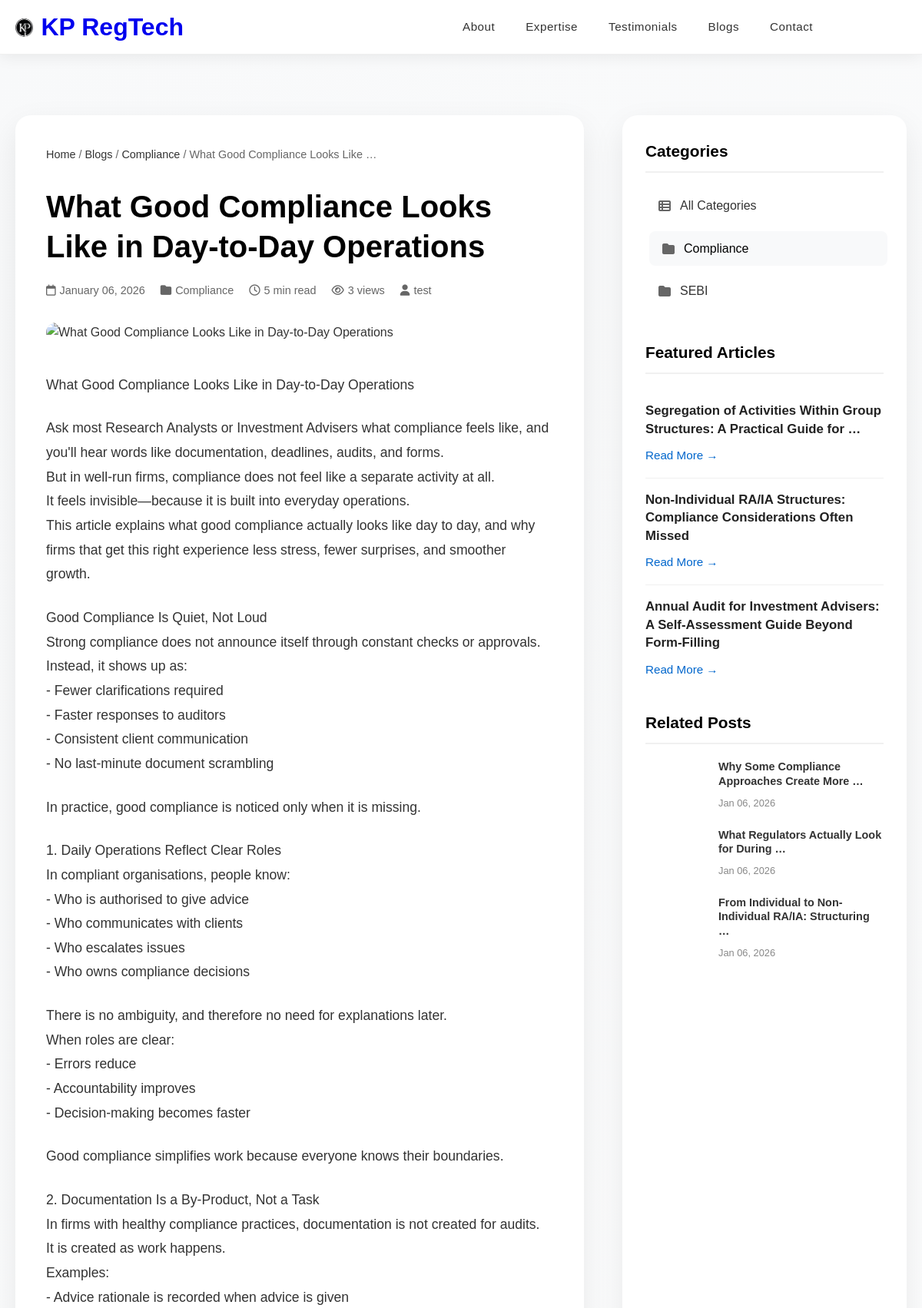
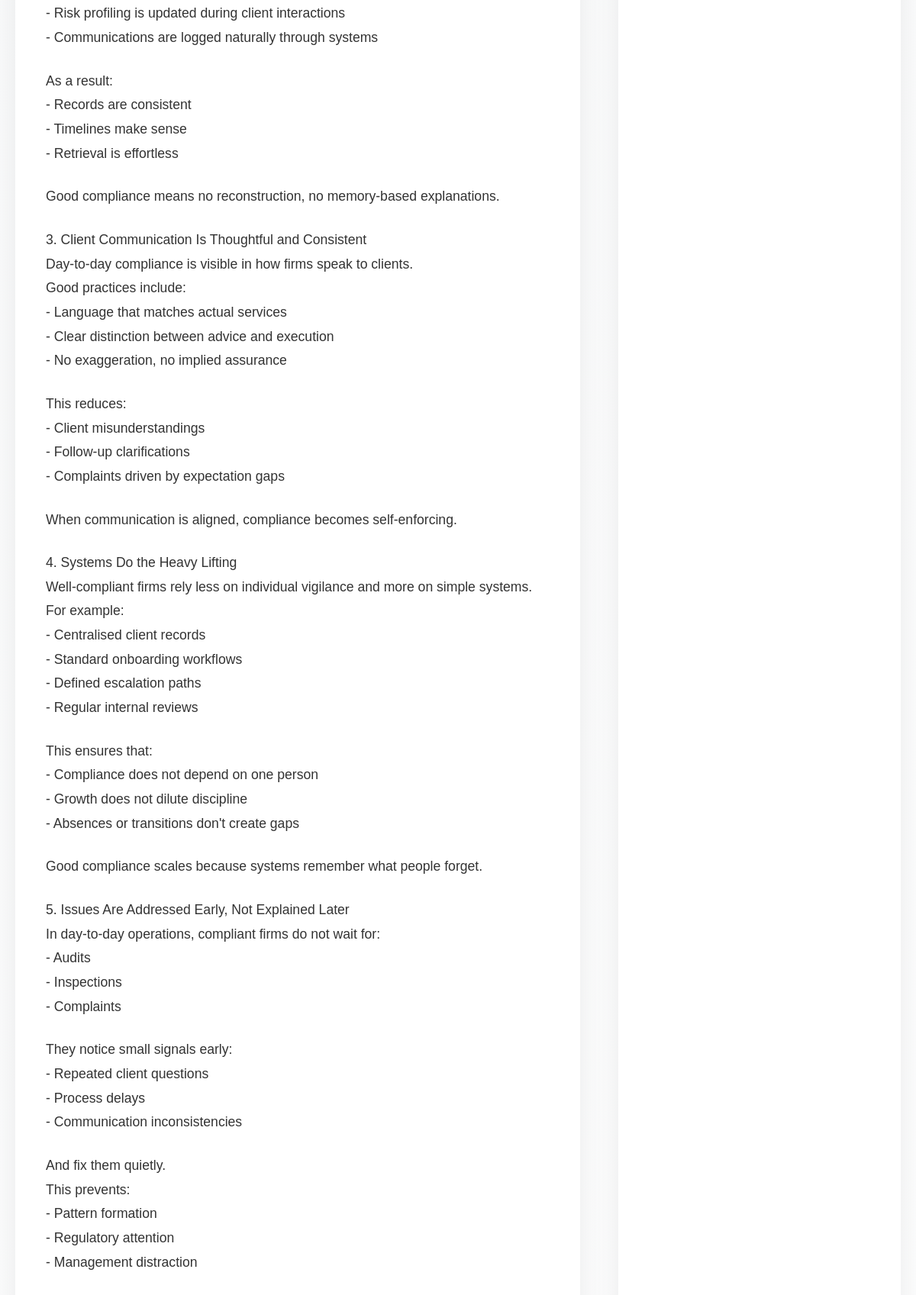
Page /blogs/what-good-compliance-looks-like-in-day-to-day-operations/ (upper part) on the committed database (2 pictures, top to bottom).
### pankaj/models.py (models this page shows, shortened)
class BlogPost(models.Model):
    title = models.CharField(max_length=200)  # Title of the blog post
    slug = models.SlugField(max_length=200, unique=True, blank=True)  # URL-friendly identifier
    content = models.TextField()  # Main content of the blog post
    excerpt = models.TextField(max_length=300, blank=True)  # Short summary/teaser
    category = models.CharField(max_length=50, blank=True, null=True)  # Post category
    featured_image = models.ImageField(upload_to='blog_images/', blank=True, null=True)  # Main image
    image_url = models.URLField(blank=True, null=True)  # Alternative image URL
    date_published = models.DateTimeField(default=timezone.now)  # Publication date
    read_time = models.IntegerField(default=5)  # Estimated reading time in minutes
    is_published = models.BooleanField(default=True)  # Controls visibility
    is_featured = models.BooleanField(default=False)  # Marks featured posts
    meta_title = models.CharField(max_length=200, blank=True, help_text="SEO meta title (optional)")
    meta_description = models.TextField(max_length=300, blank=True, help_text="SEO meta description (optional)")
    meta_keywords = models.CharField(max_length=200, blank=True, help_text="SEO keywords (comma-separated)")
    author = models.ForeignKey(
        'auth.User',
        on_delete=models.SET_NULL,
        null=True,
        blank=True,
        help_text="Admin who created this post"
    )
    date_created = models.DateTimeField(auto_now_add=True)
    date_modified = models.DateTimeField(auto_now=True)
    view_count = models.IntegerField(default=0, editable=False)
    def increment_view_count(self):
        self.view_count += 1
        self.save(update_fields=['view_count'])
    def save(self, *args, **kwargs):
        from django.utils.text import slugify
        import uuid
        if self.slug:
            self.slug = str(self.slug).strip()
        if not self.excerpt and self.content:
            excerpt_text = self.content.replace('\n', ' ').strip()
            if len(excerpt_text) > 300:
                self.excerpt = excerpt_text[:300] + "..."
            else:
                self.excerpt = excerpt_text
        if self.is_published and not self.date_published:
            self.date_published = timezone.now()
        if self.date_published and self.date_published > timezone.now():
            self.is_published = False
        super().save(*args, **kwargs)
    class Meta:
        ordering = ['-date_published']

### pankaj/views.py (the view)
# urls.py: path('blogs/<slug:slug>/', views.blog_detail, name='blog_detail'),
def blog_detail(request, slug):
    blog = get_object_or_404(BlogPost, slug=slug, is_published=True)
    blog.increment_view_count()
    related_posts = BlogPost.objects.filter(
        category=blog.category,
        is_published=True
    ).exclude(id=blog.id)[:3]
    all_published_blogs = BlogPost.objects.filter(is_published=True)
    categories = list(set([blog.category for blog in all_published_blogs
                         if blog.category and blog.slug and str(blog.slug).strip() != '']))
    categories.sort()
    featured_posts = BlogPost.objects.filter(
        is_published=True,
        is_featured=True
    ).exclude(id=blog.id)[:3]
    if not featured_posts:
        featured_posts = BlogPost.objects.filter(
            is_published=True
        ).exclude(id=blog.id).order_by('-date_published')[:3]
    context = {
        'blog': blog,
        'related_posts': related_posts,
        'categories': categories,
        'featured_posts': featured_posts,  # This will always have posts
        'current_category': blog.category,
    }
    return render(request, "blog_detail.html", context)

### pankaj/templates/blog_detail.html (shortened to what this page needs)
{% load static %}
<!DOCTYPE html>
<html lang="en">
<head>
    <link rel="stylesheet" href="{% static 'css/style.css' %}">
    <link rel="stylesheet" href="https://cdnjs.cloudflare.com/ajax/libs/font-awesome/6.4.0/css/all.min.css">
</head>
<body>
    <header>
        <div class="container header-container">
            <div class="logo">
                <img src="{% static 'images/kplogo.png' %}" alt="Company Logo" class="logo-image">
                <div class="logo-text">
                    <a href="/" class="logo-link" style="text-decoration: none;"><h1>KP RegTech</h1></a>
                </div>
            </div>
            <nav class="nav-menu" id="navMenu">
                <ul>
                    <li><a href="/about">About</a></li>
                    <li><a href="/services">Expertise</a></li>
                    <li><a href="/#testimonials">Testimonials</a></li>
                    <li><a href="/blogs">Blogs</a></li>
                    <li><a href="/contact">Contact</a></li>
                </ul>
            </nav>
        </div>
    </header>
    <section class="blog-detail-section">
        <div class="container">
            <div class="blog-detail-container">
                <div class="blog-main-content">
                    <div class="breadcrumb">
    <a href="/">Home</a> /
    <a href="{% url 'blogs' %}">Blogs</a> /
    {% if blog.category %}
    <a href="{% url 'blogs' %}?category={{ blog.category }}">{{ blog.category }}</a> /
    {% endif %}
    <span>{{ blog.title|truncatewords:5 }}</span>
</div>
                    <div class="blog-header">
                        <h1>{{ blog.title }}</h1>
                        <div class="blog-meta">
                            <span class="date"><i class="far fa-calendar"></i> {{ blog.date_published|date:"F d, Y" }}</span>
                            <span class="category"><i class="fas fa-folder"></i> {{ blog.category }}</span>
                            <span class="read-time"><i class="far fa-clock"></i> {{ blog.read_time }} min read</span>
                            <span class="views"><i class="far fa-eye"></i> {{ blog.view_count }} views</span>
                            {% if blog.author %}
                            <span class="author"><i class="fas fa-user"></i> {{ blog.author.get_full_name|default:blog.author.username }}</span>
                            {% endif %}
                        </div>
                    </div>
                    {% if blog.featured_image %}
                    <div class="featured-image">
                        <img src="{{ blog.featured_image.url }}" alt="{{ blog.title }}">
                    </div>
                    {% elif blog.image_url %}
                    <div class="featured-image">
                        <img src="{{ blog.image_url }}" alt="{{ blog.title }}">
                    </div>
                    {% endif %}
                    <div class="blog-content">
                        {{ blog.content|linebreaks }}
                    </div>
                </div>
                <div class="blog-sidebar">
<div class="sidebar-widget">
    <h3>Categories</h3>
    <ul class="categories-list">
        <li>
            <a href="{% url 'blogs' %}" {% if not current_category %}class="active"{% endif %}>
                <i class="fas fa-th-list"></i>
                All Categories
            </a>
        </li>
        {% for cat in categories %}
        <li>
            <a href="{% url 'blogs' %}?category={{ cat }}"
               {% if current_category == cat %}class="active"{% endif %}>
                <i class="fas fa-folder"></i>
                {{ cat }}
            </a>
        </li>
        {% endfor %}
    </ul>
</div>
<div class="sidebar-widget">
    <h3>Featured Articles</h3>
    {% if featured_posts %}
        <div class="featured-post">
            {% for post in featured_posts %}
            <div class="featured-post-item">
                <h4>{{ post.title|truncatewords:10 }}</h4>
                <a href="{% url 'blog_detail' post.slug %}">Read More →</a>
            </div>
            {% endfor %}
        </div>
    {% else %}
        <p>No featured articles available at the moment.</p>
    {% endif %}
</div>
                    <div class="sidebar-widget">
                        <h3>Related Posts</h3>
                        <div class="related-posts">
                            {% for related_post in related_posts %}
                            <div class="related-post-item">
                                {% if related_post.featured_image %}
                                <div class="related-post-image" style="background-image: url('{{ related_post.featured_image.url }}')"></div>
                                {% elif related_post.image_url %}
                                <div class="related-post-image" style="background-image: url('{{ related_post.image_url }}')"></div>
                                {% else %}
                                <div class="related-post-image" style="background-image: url('https://images.unsplash.com/photo-1553877522-43269d4ea984?ixlib=rb-4.0.3&auto=format&fit=crop&w=2070&q=100')"></div>
                                {% endif %}
                                <div class="related-post-content">
                                    <h4><a href="{% url 'blog_detail' related_post.slug %}">{{ related_post.title|truncatewords:6 }}</a></h4>
                                    <span class="post-date">{{ related_post.date_published|date:"M d, Y" }}</span>
                                </div>
                            </div>
                            {% empty %}
                            <p>No related posts.</p>
                            {% endfor %}
                        </div>
                    </div>
                </div>
            </div>
        </div>
    </section>
</body>
</html>

### pankaj/static/css/style.css (style rules this page uses)
header { background-color: #fff; box-shadow: 0 2px 20px rgba(0,0,0,0.08); position: fixed; width: 100%; top: 0; z-index: 1000; border-bottom: 1px solid #f0f0f0; backdrop-filter: blur(10px); background-color: rgba(255, 255, 255, 0.98); padding: 0; }
.header-container { display: flex; justify-content: space-between; align-items: center; max-width: 1200px; margin: 0 auto; padding: 0 20px; height: 70px; }
.logo { display: flex; align-items: center; gap: 10px; text-decoration: none; color: inherit; transition: transform 0.3s ease; flex-shrink: 0; }
.logo-image { height: 35px; width: auto; }
.logo-text { display: flex; flex-direction: column; line-height: 1; }
.nav-menu { flex: 1; display: flex; justify-content: center; max-width: 700px; }
.nav-menu ul { display: flex; list-style: none; margin: 0; padding: 0; gap: 40px; align-items: center; }
.nav-menu ul li { position: relative; }
.nav-menu ul li a { text-decoration: none; color: #333; font-weight: 500; transition: all 0.3s; font-size: 0.95rem; letter-spacing: 0.5px; padding: 8px 0; position: relative; white-space: nowrap; display: flex; align-items: center; gap: 5px; font-family: 'Montserrat', sans-serif; }
.nav-menu ul li a::after { content: ''; position: absolute; bottom: 0; left: 0; width: 0; height: 2px; background: #000; transition: width 0.3s ease; }
* { margin: 0; padding: 0; box-sizing: border-box; }
body { font-family: 'Montserrat', sans-serif; line-height: 1.6; color: #333; overflow-x: hidden; padding-top: 70px; }
.container { max-width: 1200px; margin: 0 auto; padding: 0 20px; }

### rows in the picture
BlogPost: category "Compliance", title "What Good Compliance Looks Like …", title "What Good Compliance Looks Like in Day-to-Day Operations", date_published "January 06, 2026", read_time "5", view_count "3", author.get_full_name "test", content "What Good Compliance Looks Like in Day-to-Day Operations Ask most Research Analysts or Investment Advisers what compliance feels like, and you'll hear words like documentation, deadlines, audits, and forms. But in well-run firms, compliance does not feel like a separate activity at all. It feels invisible—because it is built into everyday operations. This article explains what good compliance actually looks like day to day, and why firms that get this right experience less stress, fewer surprises, and smoother growth. Good Compliance Is Quiet, Not Loud Strong compliance does not announce itself through constant checks or approvals. Instead, it shows up as: - Fewer clarifications required -…"
BlogPost: categories "Compliance", title "Why Some Compliance Approaches Create More …", date_published "Jan 06, 2026"
BlogPost: categories "SEBI", title "Non-Individual RA/IA Structures: Compliance Considerations Often Missed"
BlogPost: title "Segregation of Activities Within Group Structures: A Practical Guide for …"
BlogPost: title "Annual Audit for Investment Advisers: A Self-Assessment Guide Beyond Form-Filling"
BlogPost: title "What Regulators Actually Look for During …", date_published "Jan 06, 2026"
BlogPost: title "From Individual to Non-Individual RA/IA: Structuring …", date_published "Jan 06, 2026"
